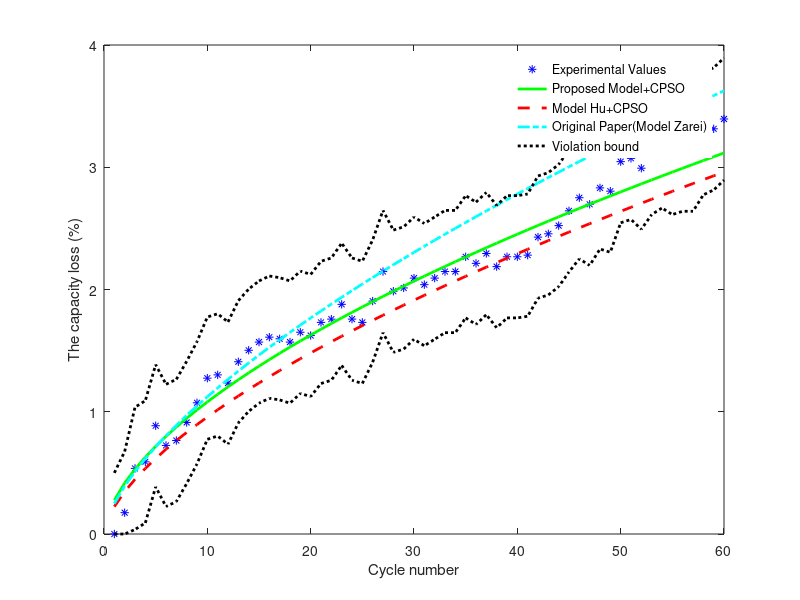

The MATLAB script that drew this image: (Note: this script raises an error after producing the figure.)
%% Results
format compact;
clc;clear;
close all;

load('BatteryData_JREE.mat');
load('Result_JREE_Me_cpso.mat');
load('Result_JREE_F11_cpso.mat');

ErrJREE
ErrMe
ErrF11
%-------------------------------------------
T25Exp='Experimental Values';
T35Exp='Experimental Values';
T45Exp='Experimental Values';

T25F11='Model Hu+CPSO';
T35F11='Model Hu+CPSO';
T45F11='Model Hu+CPSO';

T25Me='Proposed Model+CPSO';
T35Me='Proposed Model+CPSO';
T45Me='Proposed Model+CPSO';

T25JREE='Original Paper(Model Zarei)';
T35JREE='Original Paper(Model Zarei)';
T45JREE='Original Paper(Model Zarei)';

Violationbound25='Violation bound';
Violationbound35='Violation Bound';
Violationbound45='Violation Bound';

Title25=['Tempature 25 C' char(176)];
Title35=['Tempature 35 C' char(176)];
Title45=['Tempature 45 C' char(176)];

xlabelText='Cycle number';
ylabelText='The capacity loss (%)';

LineWidth1=2;
LineWidth2=3;
MarkerSize1=6;
MarkerSize2=10;
TextColor='black';FontName='Times new Roman';FontWeight= 'bold';
FontSizeText=14;

FontName='times new roman';FontSize=12;FontWeight='bold';LineWidth=2;
MarkerEdgeColor0=[0.15 ,0.15  ,0.15];MarkerFaceColor0=[0.1 ,0.1 ,0.1];
MarkerEdgeColor1=[1 ,0.5 ,0.5];MarkerFaceColor1=[1 ,0.2 ,0];
MarkerEdgeColor2=[0.5 ,1 ,0.5];MarkerFaceColor2=[0 ,1 ,0.2];
MarkerEdgeColor3=[0.5 ,0.5 ,1];MarkerFaceColor3=[0 ,0.2 ,1];
MarkerSize=12;scatterMarkerSize = pi * (MarkerSize/2)^2;
Position=[2 2 18 24];
% Graycolor1=[0.2,0.2,0.2];GraycolorAlpha1=0.08;
% Graycolor2=[0.2,0.2,0.2];GraycolorAlpha2=0.2;
Graycolor1=[1, 1, 1];GraycolorAlpha1=0.08;
Graycolor2=[1, 1, 1];GraycolorAlpha2=0.2;

figure(1);
p1=plot(1:60,FadingRate25_Exp,'*b','MarkerSize',MarkerSize1);hold on;%title(Title25);
p2=plot(1:60,Predictionbuffer_25,'-g','LineWidth',LineWidth1);
p3=plot(1:60,Predictionbuffer_25_F11,'--r','LineWidth',LineWidth1);
p4=plot(1:60,FadingRateEQ_25,'-.c','LineWidth',LineWidth1);
Upperbound=FadingRate25_Exp+Errmax;
Lowerbound=max(FadingRate25_Exp-Errmax,0);
p5=plot(1:60,Upperbound,':k','LineWidth',LineWidth1);
p6=plot(1:60,Lowerbound,':k','LineWidth',LineWidth1);
legend(T25Exp,T25Me,T25F11,T25JREE,Violationbound25,'Position',[0.18 0.67 0.2 0.2],'NumColumns',1,'Box','off');xlabel(xlabelText);ylabel(ylabelText);
ax = gca;ax.FontName = FontName;ax.FontWeight= FontWeight;ax.FontSize= FontSize;ax.GridColor= [0.25 0.25 0.25];ax.GridAlpha= 0.25;ax.GridLineStyle= '-.';ax.XGrid= 'off';ax.YGrid= 'off';

%% for paper with grayscale bounds
close all;
FontSize=18;
tl = tiledlayout(3,1,'TileSpacing','tight','Units','centimeters','Position',[2 2 15 22],'Padding','tight');
nexttile
p1=plot(1:60,FadingRate25_Exp,'*b','MarkerSize',MarkerSize1);hold on;
title(Title25);
p2=plot(1:60,Predictionbuffer_25,'-g','LineWidth',LineWidth1);
p3=plot(1:60,Predictionbuffer_25_F11,'--r','LineWidth',LineWidth1);
p4=plot(1:60,FadingRateEQ_25,'-.c','LineWidth',LineWidth1);
Upperbound=FadingRate25_Exp+Errmax;
Lowerbound=max(FadingRate25_Exp-Errmax,0);
p5=plot(1:60,Upperbound,':k','LineWidth',LineWidth1);
p6=plot(1:60,Lowerbound,':k','LineWidth',LineWidth1);
% legend(T25Exp,T25Me,T25F11,T25JREE,Violationbound25,'Position',[0.18 0.67 0.2 0.2],'NumColumns',1,'Box','off');
% xlabel(xlabelText);
% ylabel(ylabelText);
ax = gca;ax.FontName = FontName;ax.FontWeight= FontWeight;ax.FontSize= FontSize;ax.GridColor= [0.25 0.25 0.25];ax.GridAlpha= 0.25;ax.GridLineStyle= '-.';ax.XGrid= 'off';ax.YGrid= 'off';
x0 = 1;
y0 = max(Upperbound);
x1 = 60;
y1 = min(Lowerbound);
fill([0, [0:61]],[4, [min(Upperbound),Upperbound,4]],Graycolor1,'FaceAlpha',GraycolorAlpha1,'LineStyle','none');xlim([0 60]);ylim([0 4]);
fill([x1, [1:60]],[y1, Lowerbound],Graycolor1,'FaceAlpha',GraycolorAlpha1,'LineStyle','none');
[BL,BLicons] =legend([p1,p2,p3,p4,p5],T45Exp,T45Me,T45F11,T45JREE,Violationbound45,'Location','northeastoutside','NumColumns',1,'Box','on','Color',Graycolor1);
PatchInLegend = findobj(BLicons, 'type', 'patch');set(PatchInLegend, 'facea', GraycolorAlpha1);

nexttile
p1=plot(1:60,FadingRate35_Exp,'*b','MarkerSize',MarkerSize1);hold on;
title(Title35);
p2=plot(1:60,Predictionbuffer_35,'-g','LineWidth',LineWidth1);
p3=plot(1:60,Predictionbuffer_35_F11,'--r','LineWidth',LineWidth1);
p4=plot(1:60,FadingRateEQ_35,'-.c','LineWidth',LineWidth1);
Upperbound=FadingRate35_Exp+Errmax;
Lowerbound=max(FadingRate35_Exp-Errmax,0);
p5=plot(1:60,Upperbound,':k','LineWidth',LineWidth1);
p6=plot(1:60,Lowerbound,':k','LineWidth',LineWidth1);
% legend(T35Exp,T35Me,T35F11,T35JREE,Violationbound35,'Position',[0.18 0.7 0.1 0.2],'NumColumns',1,'Box','off');
% xlabel(xlabelText);
% ylabel(ylabelText);
ax = gca;ax.FontName = FontName;ax.FontWeight= FontWeight;ax.FontSize= FontSize;ax.GridColor= [0.25 0.25 0.25];ax.GridAlpha= 0.25;ax.GridLineStyle= '-.';ax.XGrid= 'off';ax.YGrid= 'off';
x0 = 1;
y0 = max(Upperbound);
x1 = 60;
y1 = min(Lowerbound);
fill([0, [0:61]],[4, [min(Upperbound),Upperbound,4]],Graycolor1,'FaceAlpha',GraycolorAlpha1,'LineStyle','none');xlim([0 60]);ylim([0 4]);
fill([x1, [1:60]],[y1, Lowerbound],Graycolor1,'FaceAlpha',GraycolorAlpha1,'LineStyle','none');
[BL,BLicons] =legend([p1,p2,p3,p4,p5],T45Exp,T45Me,T45F11,T45JREE,Violationbound45,'Location','northeastoutside','NumColumns',1,'Box','on','Color',Graycolor1);
PatchInLegend = findobj(BLicons, 'type', 'patch');set(PatchInLegend, 'facea', GraycolorAlpha1);

nexttile
p1=plot(1:60,FadingRate45_Exp,'*b','MarkerSize',MarkerSize1);hold on;
title(Title45);
p2=plot(1:60,Predictionbuffer_45,'-g','LineWidth',LineWidth1);
p3=plot(1:60,Predictionbuffer_45_F11,'--r','LineWidth',LineWidth1);
p4=plot(1:60,FadingRateEQ_45,'-.c','LineWidth',LineWidth1);
Upperbound=FadingRate45_Exp+Errmax;
Lowerbound=max(FadingRate45_Exp-Errmax,0);
p5=plot(1:60,Upperbound,':k','LineWidth',LineWidth1);
p6=plot(1:60,Lowerbound,':k','LineWidth',LineWidth1);
% legend(T45Exp,T45Me,T45F11,T45JREE,Violationbound45,'Position',[0.18 0.7 0.1 0.2],'NumColumns',1,'Box','off');
% xlabel(xlabelText);
% ylabel(ylabelText);
ax = gca;ax.FontName = FontName;ax.FontWeight= FontWeight;ax.FontSize= FontSize;ax.GridColor= [0.25 0.25 0.25];ax.GridAlpha= 0.25;ax.GridLineStyle= '-.';ax.XGrid= 'off';ax.YGrid= 'off';
x0 = 1;
y0 = max(Upperbound);
x1 = 60;
y1 = min(Lowerbound);
fill([0, [0:61]],[4.5, [min(Upperbound),Upperbound,4.5]],Graycolor1,'FaceAlpha',GraycolorAlpha1,'LineStyle','none');xlim([0 60]);ylim([0 4.5]);
fill([x1, [1:60]],[y1, Lowerbound],Graycolor1,'FaceAlpha',GraycolorAlpha1,'LineStyle','none');
[BL,BLicons] =legend([p1,p2,p3,p4,p5],T45Exp,T45Me,T45F11,T45JREE,Violationbound45,'Location','northeastoutside','NumColumns',1,'Box','on','Color',Graycolor1);
PatchInLegend = findobj(BLicons, 'type', 'patch');set(PatchInLegend, 'facea', GraycolorAlpha1);
% xlabel(xlabelText);
% ylabel(ylabelText);

xlabel(tl,xlabelText,'FontName',FontName,'FontSize',FontSize,'FontWeight',FontWeight);
ylabel(tl,ylabelText,'FontName',FontName,'FontSize',FontSize,'FontWeight',FontWeight);
% BL.Layout.Tile = 4;

%% for analysis
close all;
LineWidth1=3;
LineWidth2=3;
MarkerSize1=12;
MarkerSize2=10;
TextColor='black';FontName='Times new Roman';FontWeight= 'bold';FontSize=14;
FontSizeText=24;

figure(251);
p1=plot(1:60,FadingRate25_Exp,'*b','MarkerSize',MarkerSize1);hold on;%title(Title25);
p2=plot(1:60,Predictionbuffer_25,'-g','LineWidth',LineWidth1);
p3=plot(1:60,Predictionbuffer_25_F11,'--r','LineWidth',LineWidth1);
p4=plot(1:60,FadingRateEQ_25,'-.c','LineWidth',LineWidth1);
Upperbound=FadingRate25_Exp+Errmax;
Lowerbound=max(FadingRate25_Exp-Errmax,0);
p5=plot(1:60,Upperbound,':k','LineWidth',LineWidth1);
p6=plot(1:60,Lowerbound,':k','LineWidth',LineWidth1);
legend(T25Exp,T25Me,T25F11,T25JREE,Violationbound25,'Position',[0.18 0.7 0.1 0.2],'NumColumns',1,'Box','off');xlabel(xlabelText);ylabel(ylabelText);
ax = gca;ax.FontName = FontName;ax.FontWeight= FontWeight;ax.FontSize= FontSize;ax.GridColor= [0.25 0.25 0.25];ax.GridAlpha= 0.25;ax.GridLineStyle= '-.';ax.XGrid= 'off';ax.YGrid= 'off';
%--------------------------------------------------------------
figure(351);
p1=plot(1:60,FadingRate35_Exp,'*b','MarkerSize',MarkerSize1);hold on;%title(Title35);
p2=plot(1:60,Predictionbuffer_35,'-g','LineWidth',LineWidth1);
p3=plot(1:60,Predictionbuffer_35_F11,'--r','LineWidth',LineWidth1);
p4=plot(1:60,FadingRateEQ_35,'-.c','LineWidth',LineWidth1);
Upperbound=FadingRate35_Exp+Errmax;
Lowerbound=max(FadingRate35_Exp-Errmax,0);
p5=plot(1:60,Upperbound,':k','LineWidth',LineWidth1);
p6=plot(1:60,Lowerbound,':k','LineWidth',LineWidth1);
legend(T35Exp,T35Me,T35F11,T35JREE,Violationbound35,'Position',[0.18 0.7 0.1 0.2],'NumColumns',1,'Box','off');xlabel(xlabelText);ylabel(ylabelText);
ax = gca;ax.FontName = FontName;ax.FontWeight= FontWeight;ax.FontSize= FontSize;ax.GridColor= [0.25 0.25 0.25];ax.GridAlpha= 0.25;ax.GridLineStyle= '-.';ax.XGrid= 'off';ax.YGrid= 'off';
%--------------------------------------------------------------
figure(451);
p1=plot(1:60,FadingRate45_Exp,'*b','MarkerSize',MarkerSize1);hold on;%title(Title45);
p2=plot(1:60,Predictionbuffer_45,'-g','LineWidth',LineWidth1);
p3=plot(1:60,Predictionbuffer_45_F11,'--r','LineWidth',LineWidth1);
p4=plot(1:60,FadingRateEQ_45,'-.c','LineWidth',LineWidth1);
Upperbound=FadingRate45_Exp+Errmax;
Lowerbound=max(FadingRate45_Exp-Errmax,0);
p5=plot(1:60,Upperbound,':k','LineWidth',LineWidth1);
p6=plot(1:60,Lowerbound,':k','LineWidth',LineWidth1);
legend(T45Exp,T45Me,T45F11,T45JREE,Violationbound45,'Position',[0.18 0.7 0.1 0.2],'NumColumns',1,'Box','off','Color',Graycolor1);xlabel(xlabelText);ylabel(ylabelText);
ax = gca;ax.FontName = FontName;ax.FontWeight= FontWeight;ax.FontSize= FontSize;ax.GridColor= [0.25 0.25 0.25];ax.GridAlpha= 0.25;ax.GridLineStyle= '-.';ax.XGrid= 'off';ax.YGrid= 'off';
%--------------------------------------------------------------
figure(252);
p1=plot(1:60,FadingRate25_Exp,'*b','MarkerSize',MarkerSize1);hold on;%title(Title25);
p2=plot(1:60,Predictionbuffer_25,'-g','LineWidth',LineWidth1);
p3=plot(1:60,Predictionbuffer_25_F11,'--r','LineWidth',LineWidth1);
p4=plot(1:60,FadingRateEQ_25,'-.c','LineWidth',LineWidth1);
Upperbound=FadingRate25_Exp+Errmax;
Lowerbound=max(FadingRate25_Exp-Errmax,0);
p5=plot(1:60,Upperbound,':k','LineWidth',LineWidth1);
p6=plot(1:60,Lowerbound,':k','LineWidth',LineWidth1);
legend(T25Exp,T25Me,T25F11,T25JREE,Violationbound25,'Position',[0.18 0.7 0.1 0.2],'NumColumns',1,'Box','off');xlabel({xlabelText, '(a)'});ylabel(ylabelText);
ax = gca;ax.FontName = FontName;ax.FontWeight= FontWeight;ax.FontSize= FontSize;ax.GridColor= [0.25 0.25 0.25];ax.GridAlpha= 0.25;ax.GridLineStyle= '-.';ax.XGrid= 'off';ax.YGrid= 'off';
x0 = 1;
y0 = max(Upperbound);
x1 = 60;
y1 = min(Lowerbound);
fill([0, [0:61]],[4, [min(Upperbound),Upperbound,4]],Graycolor1,'FaceAlpha',GraycolorAlpha1,'LineStyle','none');xlim([0 60]);ylim([0 4]);
fill([x1, [1:60]],[y1, Lowerbound],Graycolor1,'FaceAlpha',GraycolorAlpha1,'LineStyle','none');
[BL,BLicons] =legend([p1,p2,p3,p4,p5],T25Exp,T25Me,T25F11,T25JREE,Violationbound25,'Position',[0.18 0.7 0.1 0.2],'NumColumns',1,'Box','off','Color',Graycolor1);xlabel(xlabelText);ylabel(ylabelText);
PatchInLegend = findobj(BLicons, 'type', 'patch');set(PatchInLegend, 'facea', GraycolorAlpha1);
%--------------------------------------------------------------
figure(352);
p1=plot(1:60,FadingRate35_Exp,'*b','MarkerSize',MarkerSize1);hold on;%title(Title35);
p2=plot(1:60,Predictionbuffer_35,'-g','LineWidth',LineWidth1);
p3=plot(1:60,Predictionbuffer_35_F11,'--r','LineWidth',LineWidth1);
p4=plot(1:60,FadingRateEQ_35,'-.c','LineWidth',LineWidth1);
Upperbound=FadingRate35_Exp+Errmax;
Lowerbound=max(FadingRate35_Exp-Errmax,0);
p5=plot(1:60,Upperbound,':k','LineWidth',LineWidth1);
p6=plot(1:60,Lowerbound,':k','LineWidth',LineWidth1);
legend(T35Exp,T35Me,T35F11,T35JREE,Violationbound35,'Position',[0.18 0.7 0.1 0.2],'NumColumns',1,'Box','off');xlabel({xlabelText, '(a)'});ylabel(ylabelText);
ax = gca;ax.FontName = FontName;ax.FontWeight= FontWeight;ax.FontSize= FontSize;ax.GridColor= [0.25 0.25 0.25];ax.GridAlpha= 0.25;ax.GridLineStyle= '-.';ax.XGrid= 'off';ax.YGrid= 'off';
x0 = 1;
y0 = max(Upperbound);
x1 = 60;
y1 = min(Lowerbound);
fill([0, [0:61]],[4, [min(Upperbound),Upperbound,4]],Graycolor1,'FaceAlpha',GraycolorAlpha1,'LineStyle','none');xlim([0 60]);ylim([0 4]);
fill([x1, [1:60]],[y1, Lowerbound],Graycolor1,'FaceAlpha',GraycolorAlpha1,'LineStyle','none');
[BL,BLicons] =legend([p1,p2,p3,p4,p5],T35Exp,T35Me,T35F11,T35JREE,Violationbound35,'Position',[0.18 0.7 0.1 0.2],'NumColumns',1,'Box','off','Color',Graycolor1);xlabel(xlabelText);ylabel(ylabelText);
PatchInLegend = findobj(BLicons, 'type', 'patch');set(PatchInLegend, 'facea', GraycolorAlpha1);
%--------------------------------------------------------------
figure(452);
p1=plot(1:60,FadingRate45_Exp,'*b','MarkerSize',MarkerSize1);hold on;%title(Title45);
p2=plot(1:60,Predictionbuffer_45,'-g','LineWidth',LineWidth1);
p3=plot(1:60,Predictionbuffer_45_F11,'--r','LineWidth',LineWidth1);
p4=plot(1:60,FadingRateEQ_45,'-.c','LineWidth',LineWidth1);
Upperbound=FadingRate45_Exp+Errmax;
Lowerbound=max(FadingRate45_Exp-Errmax,0);
p5=plot(1:60,Upperbound,':k','LineWidth',LineWidth1);
p6=plot(1:60,Lowerbound,':k','LineWidth',LineWidth1);
legend(T45Exp,T45Me,T45F11,T45JREE,Violationbound45,'Position',[0.18 0.7 0.1 0.2],'NumColumns',1,'Box','off');xlabel(xlabelText);ylabel(ylabelText);
ax = gca;ax.FontName = FontName;ax.FontWeight= FontWeight;ax.FontSize= FontSize;ax.GridColor= [0.25 0.25 0.25];ax.GridAlpha= 0.25;ax.GridLineStyle= '-.';ax.XGrid= 'off';ax.YGrid= 'off';
x0 = 1;
y0 = max(Upperbound);
x1 = 60;
y1 = min(Lowerbound);
fill([0, [0:61]],[4.5, [min(Upperbound),Upperbound,4.5]],Graycolor1,'FaceAlpha',GraycolorAlpha1,'LineStyle','none');xlim([0 60]);ylim([0 4.5]);
fill([x1, [1:60]],[y1, Lowerbound],Graycolor1,'FaceAlpha',GraycolorAlpha1,'LineStyle','none');
[BL,BLicons] =legend([p1,p2,p3,p4,p5],T45Exp,T45Me,T45F11,T45JREE,Violationbound45,'Position',[0.18 0.7 0.1 0.2],'NumColumns',1,'Box','off','Color',Graycolor1);xlabel(xlabelText);ylabel(ylabelText);
PatchInLegend = findobj(BLicons, 'type', 'patch');set(PatchInLegend, 'facea', GraycolorAlpha1);

%% for analysis
figure;
plot(1:60,FadingRate35_Exp,'*b');title('T35');hold on;
plot(1:60,Predictionbuffer_35_F11,'*r');
plot(1:60,Predictionbuffer_35,'*g');
plot(1:60,FadingRateEQ_35,'*c');
plot(1:60,ChargingPro_35,'-.k');
plot(1:60,TopCost_35,'--m');
legend('T35 Exp','T35 F11','T35 Me','T35 JREE','ChargingPro 35','TopCost 35');xlabel('N cyc');ylabel('Fading Rate %');

figure;
plot(1:60,FadingRate45_Exp,'*b');title('T45');hold on;
plot(1:60,Predictionbuffer_45_F11,'*r');
plot(1:60,Predictionbuffer_45,'*g');
plot(1:60,FadingRateEQ_45,'*c');
plot(1:60,ChargingPro_45,'-.k');
plot(1:60,TopCost_45,'--m');
legend('T45 Exp','T45 F11','T45 Me','T45 JREE','ChargingPro 45','TopCost 45');xlabel('N cyc');ylabel('Fading Rate %');

%% temporary and for analysis
figure;
plot(1:180,absErr_F11,'b');title('Differencess JREE');hold on;
plot(1:180,absErrJREE,'r');
% xticks(1:1:250);xlim([0 251]);ylim([0 4]);
plot(1:180,absErrMe,'g');

legend('absErr F11','absErr JREE','absErrMe');
xlabel('N cyc');ylabel('Absolute Error');



figure;
plot(1:60,FadingRate25_Exp,'*b');title('T25');hold on;
plot(1:60,Predictionbuffer_25_F11,'*r');
plot(1:60,Predictionbuffer_25,'*g');
plot(1:60,FadingRateEQ_25,'*c');
plot(1:60,ChargingPro_25,'-.k');
plot(1:60,TopCost_25,'--m');
legend('T25 Exp','T25 F11','T25 Me','T25 JREE','ChargingPro 25','TopCost 25');xlabel('N cyc');ylabel('Fading Rate %');

figure;
plot(1:60,FadingRate35_Exp,'*b');title('T35');hold on;
plot(1:60,Predictionbuffer_35_F11,'*r');
plot(1:60,Predictionbuffer_35,'*g');
plot(1:60,FadingRateEQ_35,'*c');
plot(1:60,ChargingPro_35,'-.k');
plot(1:60,TopCost_35,'--m');
legend('T35 Exp','T35 F11','T35 Me','T35 JREE','ChargingPro 35','TopCost 35');xlabel('N cyc');ylabel('Fading Rate %');

figure;
plot(1:60,FadingRate45_Exp,'*b');title('T45');hold on;
plot(1:60,Predictionbuffer_45_F11,'*r');
plot(1:60,Predictionbuffer_45,'*g');
plot(1:60,FadingRateEQ_45,'*c');
plot(1:60,ChargingPro_45,'-.k');
plot(1:60,TopCost_45,'--m');
legend('T45 Exp','T45 F11','T45 Me','T45 JREE','ChargingPro 45','TopCost 45');xlabel('N cyc');ylabel('Fading Rate %');

figure;
u=zeros(8,1);u(1)=0.016568;u(2)=0.3428;u(3)=0.1905;u(4)=942.76;u(5)=14.2335;u(6)=0.1595;u(7)=0.0257;u(8)=-1059.5988;  
subplot(1,2,1);
bar(1:11,FinalResultx_F11,'r');title('Decision Variables');legend('F 11');xlabel('Decition');ylabel('Amount');
subplot(1,2,2);
bar(1:11,FinalResultx,'b');title('Decision Variables');legend('My Sol');xlabel('Decition');ylabel('Amount');
